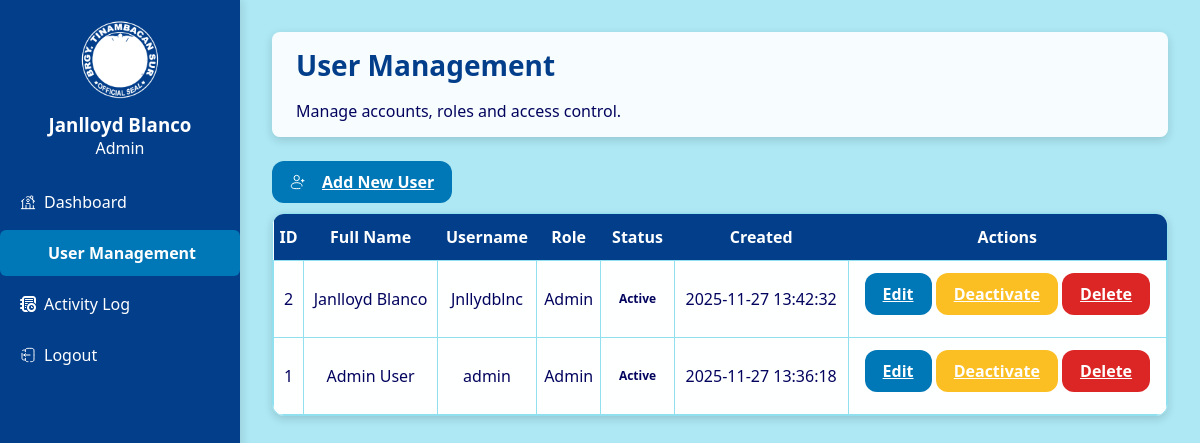
Screenshot of /user_management.php (signed in) with the database file from the repository.
### tables this page shows
CREATE TABLE `users` (
  `id` int(11) NOT NULL,
  `full_name` varchar(200) NOT NULL,
  `username` varchar(80) NOT NULL,
  `password_hash` varchar(255) NOT NULL,
  `role` enum('Admin','Official','Secretary') NOT NULL DEFAULT 'Official',
  `status` enum('active','inactive') NOT NULL DEFAULT 'active',
  `created_at` timestamp NOT NULL DEFAULT current_timestamp(),
  `updated_at` timestamp NOT NULL DEFAULT current_timestamp() ON UPDATE current_timestamp()
);

### user_management.php (the view, shortened to what this page needs)
<?php
require_once "includes/config.php";
$full_name = $_SESSION["full_name"];
$role = $_SESSION["role"];
$sql = "SELECT * FROM users ORDER BY created_at DESC";
$result = $conn->query($sql);
?>
<!DOCTYPE html>
<html>
<head>
<link rel="stylesheet" href="assets/css/style.css">
</head>
<body class="dashboard">
<div class="sidebar">
    <div class="sidebar-header">
        <img src="assets/images/brgy.png" class="sidebar-logo">
        <h3><?= htmlspecialchars($full_name) ?></h3>
        <p><?= htmlspecialchars(ucfirst($role)) ?></p>
    </div>
    <ul class="sidebar-menu">
        <li><a href="dashboard.php"><img src="assets/icons/home.svg" class="sidebar-icon"> Dashboard</a></li>
        <li><a class="active" href="user_management.php"><img src="assets/icons/user.svg" class="sidebar-icon"> User Management</a></li>
        <li><a href="activity_log.php"><img src="assets/icons/act-logs.svg" class="sidebar-icon"> Activity Log</a></li>
        <li><a href="logout.php"><img src="assets/icons/logout.svg" class="sidebar-icon"> Logout</a></li>
    </ul>
</div>
<div class="main-content">
    <header>
        <h1>User Management</h1>
        <p>Manage accounts, roles and access control.</p>
    </header>
    <div class="actions">
        <a href="USERS/add_user.php" class="btn">
            <img src="assets/icons/add-user.svg" class="btn-icon"> Add New User
        </a>
    </div>
    <div class="table-container">
        <table>
            <thead>
                <tr>
                    <th>ID</th>
                    <th>Full Name</th>
                    <th>Username</th>
                    <th>Role</th>
                    <th>Status</th>
                    <th>Created</th>
                    <th>Actions</th>
                </tr>
            </thead>
            <tbody>
            <?php if ($result->num_rows > 0): ?>
                <?php while($u = $result->fetch_assoc()): ?>
                <tr>
                    <td><?= $u["id"] ?></td>
                    <td><?= htmlspecialchars($u["full_name"]) ?></td>
                    <td><?= htmlspecialchars($u["username"]) ?></td>
                    <td><?= htmlspecialchars(ucfirst($u["role"])) ?></td>
                    <td>
                        <span class="status <?= $u['status'] ?>">
                            <?= ucfirst($u['status']) ?>
                        </span>
                    </td>
                    <td><?= $u["created_at"] ?></td>
                    <td>
                        <a href="USERS/edit_user.php?id=<?= $u["id"] ?>" class="btn">Edit</a>
                        <a href="USERS/toggle_user_status.php?id=<?= $u['id'] ?>&status=<?= $u['status'] ?>"
                           class="btn <?= $u['status'] == 'active' ? 'btn-deact' : 'btn-success' ?>">
                           <?= $u['status'] == 'active' ? 'Deactivate' : 'Activate' ?>
                        </a>
                        <a href="USERS/delete_user.php?id=<?= $u["id"] ?>"
                           class="btn-danger btn"
                           onclick="return confirm('Delete this user?')">
                           Delete
                        </a>
                    </td>
                </tr>
                <?php endwhile; ?>
            <?php else: ?>
                <tr><td colspan="7" class="text-center">No users found.</td></tr>
            <?php endif; ?>
            </tbody>
        </table>
    </div>
</div>
</body>
</html>

### assets/css/style.css (style rules this page uses)
:root { --deep-twilight: #03045eff; --french-blue: #023e8aff; --bright-teal-blue: #0077b6ff; --blue-green: #0096c7ff; --turquoise-surf: #00b4d8ff; --sky-aqua: #48cae4ff; --frosted-blue: #90e0efff; --frosted-blue-2: #ade8f4ff; --light-cyan: #caf0f8ff; --primary-color: var(--french-blue); --secondary-color: var(--bright-teal-blue); --card-bg: rgba(255,255,255,0.9); --dashboard-bg: var(--frosted-blue-2); --bg-gradient: linear-gradient(135deg, var(--sky-aqua), var(--blue-green)); --error-color: #dc2626; --success-color: #16a34a; --pending-color: #fbbf24; --shadow-color: rgba(0, 0, 0, 0.15); --transition-speed: 0.3s; --border-radius: 12px; --font-family: 'Segoe UI', Tahoma, Geneva, Verdana, sans-serif; }
* { box-sizing: border-box; margin:0; padding:0; }
body { font-family: var(--font-family); background: var(--bg-gradient); color: var(--deep-twilight); transition: background var(--transition-speed); }
.btn { display: inline-flex; align-items: center; justify-content: center; gap: 0.5em; padding: 10px 18px; border-radius: var(--border-radius); border: none; background: var(--secondary-color); color: #fff; font-size: 16px; font-weight: 600; cursor: pointer; margin-bottom: 10px; transition: background var(--transition-speed), transform 0.2s, box-shadow var(--transition-speed); }
.btn-deact { background: var(--pending-color); }
.btn-danger { background: var(--error-color); }
.btn-icon { width: 1em; height: 1em; object-fit: contain; margin-right: 0.5em; vertical-align: middle; filter: brightness(0) invert(1); transition: filter var(--transition-speed); }
body.dashboard { display:flex; height:100vh; }
header { display:flex; flex-direction:column; align-items:flex-start; padding:0.9rem 1.5rem; background: var(--card-bg); border-radius:8px; box-shadow: 0 3px 10px var(--shadow-color); margin-bottom:1.5rem; }
header h1, header h2 { color: var(--primary-color); margin:0; }
header p { color: var(--deep-twilight); margin-top:1rem; }
.sidebar { width:240px; background-color: var(--primary-color); color:white; display:flex; flex-direction:column; align-items:center; padding:1.25rem 0; position:fixed; left:0; top:0; height:100vh; overflow-y:auto; box-shadow:3px 0 8px rgba(0,0,0,0.1); }
.sidebar-header { text-align:center; margin-bottom:1.25rem; }
.sidebar-header img { width:80px; margin-bottom:0.5rem; filter: brightness(0) invert(1); }
.sidebar-menu { list-style:none; padding:0; width:100%; }
.sidebar-menu li a { display:flex; align-items:center; gap:0.5em; color:white; text-decoration:none; padding:0.75rem 1.25rem; font-weight:500; font-size:1rem; border-radius:6px; margin-bottom:5px; transition: background var(--transition-speed), padding-left var(--transition-speed); }
.sidebar-menu li a.active, .sidebar-menu li a:hover { background-color: var(--bright-teal-blue); color:white; padding-left:1.5rem; font-weight:600; }
.sidebar-menu li a .sidebar-icon { width:1em; height:1em; object-fit:contain; filter:brightness(0) invert(1); transition:filter var(--transition-speed); }
.sidebar-menu li a.active .sidebar-icon, .sidebar-menu li a:hover .sidebar-icon { filter: brightness(0) invert(1); }
.main-content { flex:1; margin-left:240px; background:var(--dashboard-bg); padding:2rem; min-height:100vh; }
.main-content h1 { color:var(--primary-color); margin-bottom:0px; font-size:28px; font-weight:700; }
.table-container { width: 100%; background: var(--card-bg); border-radius: var(--border-radius); overflow: hidden; box-shadow: 0 3px 8px var(--shadow-color); margin-bottom: 2rem; border: 1px solid var(--frosted-blue); }
.table-container table { width: 100%; border-collapse: collapse; background: var(--card-bg); }
.table-container th, .table-container td { padding: 12px 5px; border: 1px solid var(--frosted-blue); text-align: center; }
.table-container th { background: var(--primary-color); color: #fff; font-weight: 600; border: 1px solid var(--primary-color-dark); }
.table-container tr:nth-child(even) td { background: var(--frosted-blue-1); }
.status { padding:4px 10px; border-radius: var(--border-radius); font-weight:600; font-size:0.75rem; display:inline-block; text-align:center; }

### rows the page displays
users: id "2", full_name "Janlloyd Blanco", username "Jnllydblnc", role "Admin", status "Active", created_at "2025-11-27 13:42:32", shows "Deactivate"
users: id "1", full_name "Admin User", username "admin", role "Admin", status "Active", created_at "2025-11-27 13:36:18", shows "Deactivate"

### other values shown
$full_name "Janlloyd Blanco"
$role "Admin"
